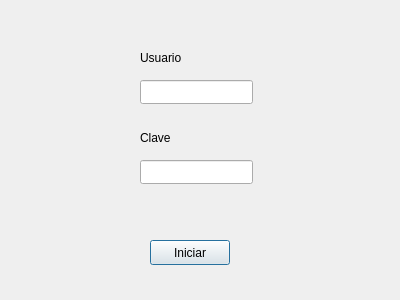
<?xml version="1.0" encoding="UTF-8"?>
<ui version="4.0">
 <class>inicio</class>
 <widget class="QDialog" name="inicio">
  <property name="geometry">
   <rect>
    <x>0</x>
    <y>0</y>
    <width>400</width>
    <height>300</height>
   </rect>
  </property>
  <property name="windowTitle">
   <string>Dialog</string>
  </property>
  <widget class="QPushButton" name="pushButton">
   <property name="geometry">
    <rect>
     <x>150</x>
     <y>240</y>
     <width>80</width>
     <height>25</height>
    </rect>
   </property>
   <property name="text">
    <string>Iniciar</string>
   </property>
  </widget>
  <widget class="QLineEdit" name="user">
   <property name="geometry">
    <rect>
     <x>140</x>
     <y>80</y>
     <width>113</width>
     <height>24</height>
    </rect>
   </property>
  </widget>
  <widget class="QLineEdit" name="pass">
   <property name="geometry">
    <rect>
     <x>140</x>
     <y>160</y>
     <width>113</width>
     <height>24</height>
    </rect>
   </property>
  </widget>
  <widget class="QLabel" name="label">
   <property name="geometry">
    <rect>
     <x>140</x>
     <y>50</y>
     <width>111</width>
     <height>16</height>
    </rect>
   </property>
   <property name="text">
    <string>Usuario</string>
   </property>
  </widget>
  <widget class="QLabel" name="label_2">
   <property name="geometry">
    <rect>
     <x>140</x>
     <y>130</y>
     <width>55</width>
     <height>16</height>
    </rect>
   </property>
   <property name="text">
    <string>Clave</string>
   </property>
  </widget>
 </widget>
 <resources/>
 <connections/>
</ui>
